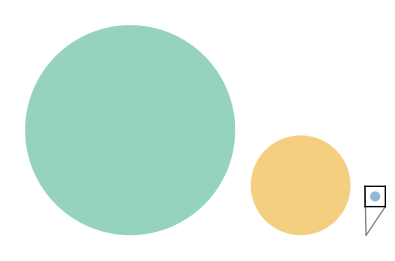

Recreate this plot in Python.
import matplotlib.pyplot as plt
import numpy as np
from mpl_toolkits.axes_grid1.inset_locator import zoomed_inset_axes, mark_inset

colors3 = ['#2ba77b', '#e9a001', '#2274b2']

def plot_model_comparison(teacher_params, student1_params, student2_params,
                          base_radius=0.5, inset_position=None, zoom_factor=100, save_path=None):

    font_size = 15
    font = {'size': font_size}
    plt.rc('font', **font)
    plt.rcParams['axes.linewidth'] = 1.50

    # Calculate the multiplying factors based on parameters
    total_params = teacher_params + student1_params + student2_params
    teacher_factor = teacher_params / total_params
    student1_factor = student1_params / total_params
    student2_factor = student2_params / total_params

    # Normalize radii
    teacher_radius = base_radius * teacher_factor
    student1_radius = base_radius * student1_factor
    student2_radius = base_radius * student2_factor

    # Create a figure and a set of subplots
    fig, ax = plt.subplots(figsize=(6, 4), dpi=1200)

    # Determine the bottom baseline for the circles
    baseline_y = 0.1 * base_radius  # Margin around the plot

    # Calculate positions to minimize white space and ensure visibility of all three circles
    distance = 0.1 * base_radius  # Small gap between circles
    teacher_center = (teacher_radius + distance, baseline_y + teacher_radius)
    student1_center = (teacher_center[0] + teacher_radius + student1_radius + distance,
                       baseline_y + student1_radius)
    student2_center = (student1_center[0] + student1_radius + student2_radius + distance,
                       baseline_y + student2_radius)

    # Add circles for teacher and students
    teacher_circle = plt.Circle(teacher_center, teacher_radius, edgecolor='none',
                                facecolor=colors3[0], label='Teacher', alpha=0.5)
    student1_circle = plt.Circle(student1_center, student1_radius, edgecolor='none',
                                 facecolor=colors3[1], label='Student 1', alpha=0.5)
    student2_circle = plt.Circle(student2_center, student2_radius, edgecolor='none',
                                 facecolor=colors3[2], label='Student 2', alpha=0.5)

    # Add circles to the main plot
    ax.add_artist(teacher_circle)
    ax.add_artist(student1_circle)
    ax.add_artist(student2_circle)

    # Setting the limits of the main plot
    max_radius = max(teacher_radius, student1_radius, student2_radius)
    ax.set_xlim(0, student2_center[0] + student2_radius + 0.1 * base_radius)
    ax.set_ylim(0, baseline_y + 2 * max_radius + 0.1 * base_radius)
    ax.set_aspect('equal', 'box')

    # Remove axis from the main plot
    ax.axis('off')

    # Adding legend
    plt.legend([teacher_circle, student1_circle, student2_circle],
               ['Teacher', 'Student 1', 'Student 2'])

    # Create a zoomed inset axes with a border
    if inset_position is not None:
        # inset_position should be [x0, y0, width, height] in axes coordinates (0 to 1)
        axins = zoomed_inset_axes(ax, zoom=zoom_factor, loc='right', borderpad=0,
                                  bbox_to_anchor=inset_position,
                                  bbox_transform=ax.transAxes)
    else:
        # Default position if inset_position is not provided
        axins = zoomed_inset_axes(ax, zoom=zoom_factor, loc='center right', borderpad=1)

    # Add circles to the inset plot
    teacher_circle_ins = plt.Circle(teacher_center, teacher_radius, edgecolor='none',
                                    facecolor=colors3[0], alpha=0.5)
    student1_circle_ins = plt.Circle(student1_center, student1_radius, edgecolor='none',
                                     facecolor=colors3[1], alpha=0.5)
    student2_circle_ins = plt.Circle(student2_center, student2_radius, edgecolor='none',
                                     facecolor=colors3[2], alpha=0.5)

    axins.add_patch(teacher_circle_ins)
    axins.add_patch(student1_circle_ins)
    axins.add_patch(student2_circle_ins)

    # Set the limits of the inset plot to focus on the Student 2 circle
    x1 = student2_center[0] - 2 * student2_radius
    x2 = student2_center[0] + 2 * student2_radius
    y1 = student2_center[1] - 2 * student2_radius
    y2 = student2_center[1] + 2 * student2_radius

    axins.set_xlim(x1, x2)
    axins.set_ylim(y1, y2)
    axins.set_aspect('equal', 'box')

    # Remove tick labels from the inset plot
    axins.set_xticks([])
    axins.set_yticks([])
    axins.set_xticklabels([])
    axins.set_yticklabels([])

    # Add a border around the inset axes
    for spine in axins.spines.values():
        spine.set_edgecolor('black')
        spine.set_linewidth(1)

    # Indicate the zoomed area on the main plot
    mark_inset(ax, axins, loc1=2, loc2=4, fc="none", ec="0.5")

    # Save the figure if a save path is provided
    if save_path:
        plt.savefig(save_path + '.svg', format='svg', dpi=1200, bbox_inches='tight')
        plt.savefig(save_path + '.png', format='png', dpi=1200, bbox_inches='tight')

    # Display the plot
    plt.show()

# Example usage
T_pram = 23512130
s1_pram = 11171266
s2_pram = 5682

# Specify the inset position [x0, y0, width, height] in axes coordinates (0 to 1)
inset_position = [0.72, 0.1, 0.25, 0.25]  # Adjust these values as needed

# Call the function with the desired zoom factor
plot_model_comparison(T_pram, s1_pram, s2_pram, inset_position=inset_position, zoom_factor=100, save_path="params")
